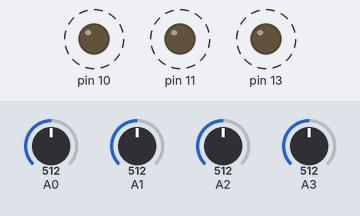
Bench run of a sketch on a simulated Arduino Nano, built with avr-gcc and run on an emulated ATmega328P. On the bench: output pins drawn as LEDs (lit = HIGH). Dashed ring = blinking. The test bench sets the inputs (shaded band); at power-on: A2 = 512, A3 = 512, A1 = 512, A0 = 512.

Above: at 1.8 s.
1.9 s: A2 set to 486
At 2.4 s:
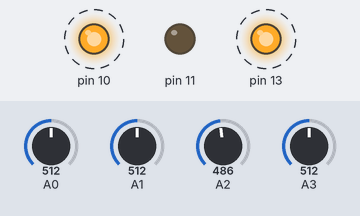
6.1 s: A3 set to 485
At 6.9 s:
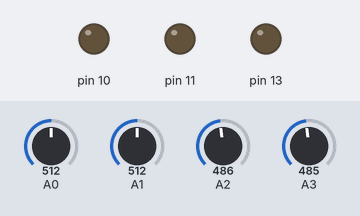
7.6 s: A2 set to 510
At 8.6 s:
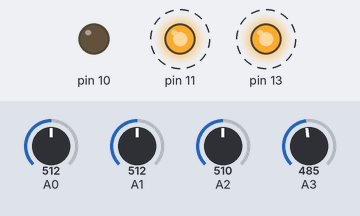
11.8 s: A1 set to 30
At 12.7 s:
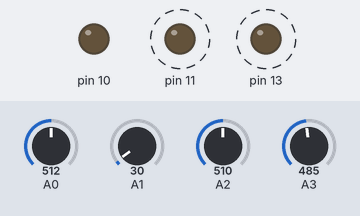
15.3 s: A1 set to 992
17.0 s: A2 set to 490
At 18.0 s:
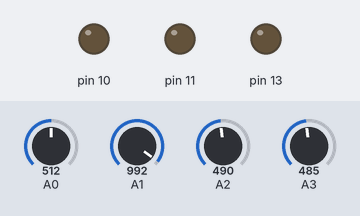
Timing chart, 0 to 19.5 s (numbered marks = the images above; inputs shaded):
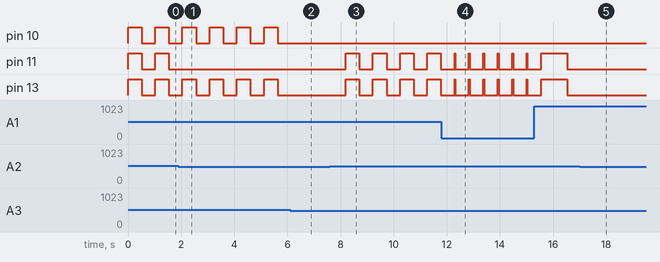

Measured:
- the behaviour switches between 501 and 500 on A2 (found by bisection; images 0 and 1)
- the behaviour switches between 501 and 500 on A3 (found by bisection; images 1 and 2)
- after the input at 1.9 s, pin 11: stops changing and stays LOW
- after the input at 6.1 s, pin 10, pin 13: stays LOW (without the input it goes to HIGH after 0.05 s)
- after the input at 7.6 s, pin 11, pin 13: alternates HIGH for 0.51 s and LOW for 0.51 s, starting after 0.60 s
- after the input at 11.8 s, pin 11, pin 13: alternates HIGH for 0.03 s and LOW for 0.51 s, starting after 0.52 s
- after the input at 17.0 s, pin 11, pin 13: stays LOW (without the input it goes to HIGH after 0.05 s)
- by itself, pin 10, pin 11, pin 13: alternates HIGH for 0.51 s and LOW for 0.51 s

The sketch:

leepackTester.ino
```cpp
void setup() {
  pinMode(13, OUTPUT);
  pinMode(11, OUTPUT);
  pinMode(10, OUTPUT);
}


void loop() {

		if (analogRead(A2) > 500) {
			digitalWrite(13, HIGH);
			digitalWrite(11, HIGH);
		}
		if (analogRead(A3) > 500) {
			digitalWrite(13, HIGH);
			digitalWrite(10, HIGH);
		}
	  delay(analogRead(A1));
	  digitalWrite(13, LOW);
	  digitalWrite(11, LOW);
	  digitalWrite(10, LOW);
	  delay(analogRead(A0));
}
```
